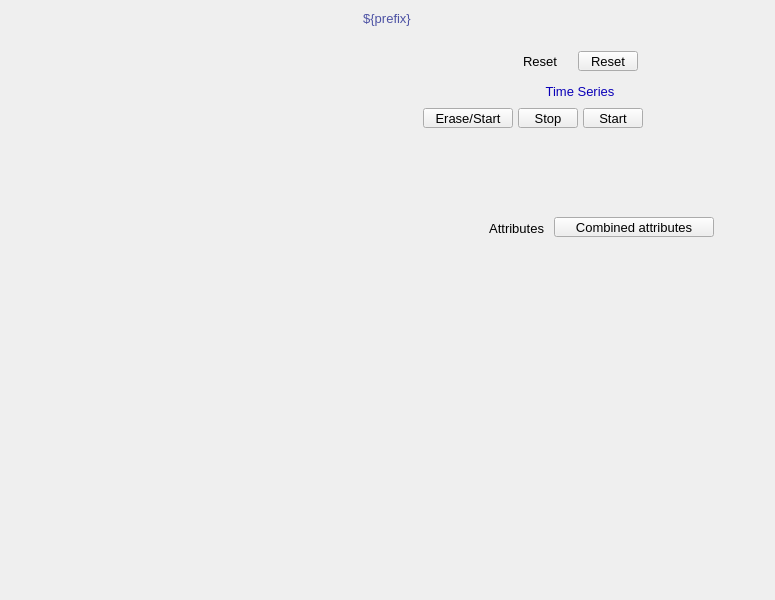
<?xml version="1.0" ?>
<ui version="4.0">
  <class>Dialog</class>
  <widget class="QWidget" name="screen">
    <property name="geometry">
      <rect>
        <x>208</x>
        <y>85</y>
        <width>775</width>
        <height>600</height>
      </rect>
    </property>
    <property name="styleSheet">
      <string notr="true">QWidget#screen {
  color: rgb(0, 0, 0);
  background-color: rgb(187, 187, 187);
  }</string>
    </property>
    <property name="windowTitle">
      <string>NDPluginAttribute</string>
    </property>
    <widget class="PyDMDrawingRectangle" name="rectangle">
      <property name="geometry">
        <rect>
          <x>0</x>
          <y>5</y>
          <width>775</width>
          <height>25</height>
        </rect>
      </property>
      <property name="brush" stdset="0">
        <brush brushstyle="SolidPattern">
          <color alpha="255">
            <red>218</red>
            <green>218</green>
            <blue>218</blue>
          </color>
        </brush>
      </property>
      <property name="penStyle" stdset="0">
        <enum>Qt::SolidLine</enum>
      </property>
      <property name="penColor" stdset="0">
        <color>
          <red>218</red>
          <green>218</green>
          <blue>218</blue>
        </color>
      </property>
      <property name="penWidth" stdset="0">
        <double>0</double>
      </property>
      <property name="penCapStyle" stdset="0">
        <enum>Qt::FlatCap</enum>
      </property>
      <property name="toolTip">
        <string>rectangle</string>
      </property>
    </widget>
    <widget class="PyDMEmbeddedDisplay" name="composite">
      <property name="geometry">
        <rect>
          <x>5</x>
          <y>40</y>
          <width>380</width>
          <height>555</height>
        </rect>
      </property>
      <property name="toolTip">
        <string>composite</string>
      </property>
      <property name="filename" stdset="0">
        <string>PluginBase_V30.ui</string>
      </property>
    </widget>
    <widget class="PyDMDrawingRectangle" name="rectangle_1">
      <property name="geometry">
        <rect>
          <x>390</x>
          <y>40</y>
          <width>380</width>
          <height>170</height>
        </rect>
      </property>
      <property name="brush" stdset="0">
        <brush brushstyle="NoBrush">
          <color alpha="255">
            <red>45</red>
            <green>45</green>
            <blue>45</blue>
          </color>
        </brush>
      </property>
      <property name="penStyle" stdset="0">
        <enum>Qt::SolidLine</enum>
      </property>
      <property name="penColor" stdset="0">
        <color>
          <red>45</red>
          <green>45</green>
          <blue>45</blue>
        </color>
      </property>
      <property name="penWidth" stdset="0">
        <double>1</double>
      </property>
      <property name="penCapStyle" stdset="0">
        <enum>Qt::FlatCap</enum>
      </property>
      <property name="toolTip">
        <string>rectangle_1</string>
      </property>
    </widget>
    <widget class="PyDMFrame" name="composite_1">
      <property name="geometry">
        <rect>
          <x>523</x>
          <y>51</y>
          <width>115</width>
          <height>20</height>
        </rect>
      </property>
      <widget class="PyDMPushButton" name="message_button">
        <property name="geometry">
          <rect>
            <x>55</x>
            <y>0</y>
            <width>60</width>
            <height>20</height>
          </rect>
        </property>
        <property name="text">
          <string>Reset</string>
        </property>
        <property name="font" stdset="0">
          <font>
            <pointsize>10</pointsize>
          </font>
        </property>
        <property name="toolTip">
          <string>${prefix}Reset</string>
        </property>
        <property name="channel" stdset="0">
          <string>ca://${prefix}Reset</string>
        </property>
        <property name="pressValue" stdset="0">
          <string>1</string>
        </property>
        <property name="styleSheet">
          <string notr="true">PyDMPushButton#message_button {
  color: rgb(0, 0, 0);
  background-color: rgb(115, 223, 255);
  }</string>
        </property>
      </widget>
      <widget class="QLabel" name="text">
        <property name="geometry">
          <rect>
            <x>0</x>
            <y>0</y>
            <width>50</width>
            <height>20</height>
          </rect>
        </property>
        <property name="text">
          <string>Reset</string>
        </property>
        <property name="font" stdset="0">
          <font>
            <pointsize>10</pointsize>
          </font>
        </property>
        <property name="brush" stdset="0">
          <brush brushstyle="SolidPattern">
            <color alpha="255">
              <red>0</red>
              <green>0</green>
              <blue>0</blue>
            </color>
          </brush>
        </property>
        <property name="toolTip">
          <string>text</string>
        </property>
        <property name="alignment">
          <set>Qt::AlignLeading|Qt::AlignLeft|Qt::AlignVCenter</set>
        </property>
        <property name="styleSheet">
          <string notr="true">QLabel#text {
  color: rgb(0, 0, 0);
  }</string>
        </property>
      </widget>
    </widget>
    <widget class="PyDMFrame" name="composite_2">
      <property name="geometry">
        <rect>
          <x>400</x>
          <y>76</y>
          <width>360</width>
          <height>130</height>
        </rect>
      </property>
      <widget class="PyDMDrawingRectangle" name="rectangle_2">
        <property name="geometry">
          <rect>
            <x>120</x>
            <y>5</y>
            <width>120</width>
            <height>21</height>
          </rect>
        </property>
        <property name="brush" stdset="0">
          <brush brushstyle="SolidPattern">
            <color alpha="255">
              <red>218</red>
              <green>218</green>
              <blue>218</blue>
            </color>
          </brush>
        </property>
        <property name="penStyle" stdset="0">
          <enum>Qt::SolidLine</enum>
        </property>
        <property name="penColor" stdset="0">
          <color>
            <red>218</red>
            <green>218</green>
            <blue>218</blue>
          </color>
        </property>
        <property name="penWidth" stdset="0">
          <double>0</double>
        </property>
        <property name="penCapStyle" stdset="0">
          <enum>Qt::FlatCap</enum>
        </property>
        <property name="toolTip">
          <string>rectangle_2</string>
        </property>
      </widget>
      <widget class="PyDMDrawingRectangle" name="rectangle_3">
        <property name="geometry">
          <rect>
            <x>0</x>
            <y>0</y>
            <width>360</width>
            <height>130</height>
          </rect>
        </property>
        <property name="brush" stdset="0">
          <brush brushstyle="NoBrush">
            <color alpha="255">
              <red>0</red>
              <green>0</green>
              <blue>0</blue>
            </color>
          </brush>
        </property>
        <property name="penStyle" stdset="0">
          <enum>Qt::SolidLine</enum>
        </property>
        <property name="penColor" stdset="0">
          <color>
            <red>0</red>
            <green>0</green>
            <blue>0</blue>
          </color>
        </property>
        <property name="penWidth" stdset="0">
          <double>1</double>
        </property>
        <property name="penCapStyle" stdset="0">
          <enum>Qt::FlatCap</enum>
        </property>
        <property name="toolTip">
          <string>rectangle_3</string>
        </property>
      </widget>
      <widget class="QLabel" name="text_1">
        <property name="geometry">
          <rect>
            <x>125</x>
            <y>5</y>
            <width>110</width>
            <height>20</height>
          </rect>
        </property>
        <property name="text">
          <string>Time Series</string>
        </property>
        <property name="font" stdset="0">
          <font>
            <pointsize>10</pointsize>
          </font>
        </property>
        <property name="brush" stdset="0">
          <brush brushstyle="SolidPattern">
            <color alpha="255">
              <red>10</red>
              <green>0</green>
              <blue>184</blue>
            </color>
          </brush>
        </property>
        <property name="toolTip">
          <string>text_1</string>
        </property>
        <property name="alignment">
          <set>Qt::AlignCenter</set>
        </property>
        <property name="styleSheet">
          <string notr="true">QLabel#text_1 {
  color: rgb(10, 0, 184);
  }</string>
        </property>
      </widget>
      <widget class="PyDMFrame" name="composite_3">
        <property name="geometry">
          <rect>
            <x>61</x>
            <y>82</y>
            <width>225</width>
            <height>20</height>
          </rect>
        </property>
        <widget class="QLabel" name="text_2">
          <property name="geometry">
            <rect>
              <x>400</x>
              <y>76</y>
              <width>130</width>
              <height>20</height>
            </rect>
          </property>
          <property name="text">
            <string>Current point</string>
          </property>
          <property name="font" stdset="0">
            <font>
              <pointsize>10</pointsize>
            </font>
          </property>
          <property name="brush" stdset="0">
            <brush brushstyle="SolidPattern">
              <color alpha="255">
                <red>0</red>
                <green>0</green>
                <blue>0</blue>
              </color>
            </brush>
          </property>
          <property name="toolTip">
            <string>text_2</string>
          </property>
          <property name="alignment">
            <set>Qt::AlignRight|Qt::AlignTrailing|Qt::AlignVCenter</set>
          </property>
          <property name="styleSheet">
            <string notr="true">QLabel#text_2 {
  color: rgb(0, 0, 0);
  }</string>
          </property>
        </widget>
        <widget class="PyDMLabel" name="text_update">
          <property name="geometry">
            <rect>
              <x>535</x>
              <y>77</y>
              <width>90</width>
              <height>18</height>
            </rect>
          </property>
          <property name="toolTip">
            <string>PV: ${prefix}TSCurrentPoint</string>
          </property>
          <property name="channel" stdset="0">
            <string>ca://${prefix}TSCurrentPoint</string>
          </property>
          <property name="font" stdset="0">
            <font>
              <pointsize>10</pointsize>
            </font>
          </property>
          <property name="alignment">
            <set>Qt::AlignLeading|Qt::AlignLeft|Qt::AlignVCenter</set>
          </property>
          <property name="textInteractionFlags">
            <set>Qt::TextSelectableByKeyboard|Qt::TextSelectableByMouse</set>
          </property>
          <property name="styleSheet">
            <string notr="true">PyDMLabel#text_update {
  color: rgb(10, 0, 184);
  background-color: rgb(187, 187, 187);
  }</string>
          </property>
        </widget>
      </widget>
      <widget class="PyDMFrame" name="composite_4">
        <property name="geometry">
          <rect>
            <x>101</x>
            <y>107</y>
            <width>240</width>
            <height>20</height>
          </rect>
        </property>
        <widget class="PyDMEnumComboBox" name="menu">
          <property name="geometry">
            <rect>
              <x>495</x>
              <y>77</y>
              <width>80</width>
              <height>18</height>
            </rect>
          </property>
          <property name="toolTip">
            <string>${prefix}TSRead.SCAN</string>
          </property>
          <property name="channel" stdset="0">
            <string>ca://${prefix}TSRead.SCAN</string>
          </property>
          <property name="font" stdset="0">
            <font>
              <pointsize>10</pointsize>
            </font>
          </property>
          <property name="styleSheet">
            <string notr="true">PyDMEnumComboBox#menu {
  color: rgb(0, 0, 0);
  background-color: rgb(115, 223, 255);
  }</string>
          </property>
        </widget>
        <widget class="PyDMPushButton" name="message_button_1">
          <property name="geometry">
            <rect>
              <x>580</x>
              <y>76</y>
              <width>60</width>
              <height>20</height>
            </rect>
          </property>
          <property name="text">
            <string>Read</string>
          </property>
          <property name="font" stdset="0">
            <font>
              <pointsize>10</pointsize>
            </font>
          </property>
          <property name="toolTip">
            <string>${prefix}TSControl</string>
          </property>
          <property name="channel" stdset="0">
            <string>ca://${prefix}TSControl</string>
          </property>
          <property name="pressValue" stdset="0">
            <string>3</string>
          </property>
          <property name="styleSheet">
            <string notr="true">PyDMPushButton#message_button_1 {
  color: rgb(0, 0, 0);
  background-color: rgb(115, 223, 255);
  }</string>
          </property>
        </widget>
        <widget class="QLabel" name="text_3">
          <property name="geometry">
            <rect>
              <x>400</x>
              <y>76</y>
              <width>90</width>
              <height>20</height>
            </rect>
          </property>
          <property name="text">
            <string>Read rate</string>
          </property>
          <property name="font" stdset="0">
            <font>
              <pointsize>10</pointsize>
            </font>
          </property>
          <property name="brush" stdset="0">
            <brush brushstyle="SolidPattern">
              <color alpha="255">
                <red>0</red>
                <green>0</green>
                <blue>0</blue>
              </color>
            </brush>
          </property>
          <property name="toolTip">
            <string>text_3</string>
          </property>
          <property name="alignment">
            <set>Qt::AlignLeading|Qt::AlignLeft|Qt::AlignVCenter</set>
          </property>
          <property name="styleSheet">
            <string notr="true">QLabel#text_3 {
  color: rgb(0, 0, 0);
  }</string>
          </property>
        </widget>
      </widget>
      <widget class="PyDMPushButton" name="message_button_2">
        <property name="geometry">
          <rect>
            <x>23</x>
            <y>32</y>
            <width>90</width>
            <height>20</height>
          </rect>
        </property>
        <property name="text">
          <string>Erase/Start</string>
        </property>
        <property name="font" stdset="0">
          <font>
            <pointsize>10</pointsize>
          </font>
        </property>
        <property name="toolTip">
          <string>${prefix}TSControl</string>
        </property>
        <property name="channel" stdset="0">
          <string>ca://${prefix}TSControl</string>
        </property>
        <property name="pressValue" stdset="0">
          <string>0</string>
        </property>
        <property name="styleSheet">
          <string notr="true">PyDMPushButton#message_button_2 {
  color: rgb(0, 0, 0);
  background-color: rgb(115, 223, 255);
  }</string>
        </property>
      </widget>
      <widget class="PyDMPushButton" name="message_button_3">
        <property name="geometry">
          <rect>
            <x>118</x>
            <y>32</y>
            <width>60</width>
            <height>20</height>
          </rect>
        </property>
        <property name="text">
          <string>Stop</string>
        </property>
        <property name="font" stdset="0">
          <font>
            <pointsize>10</pointsize>
          </font>
        </property>
        <property name="toolTip">
          <string>${prefix}TSControl</string>
        </property>
        <property name="channel" stdset="0">
          <string>ca://${prefix}TSControl</string>
        </property>
        <property name="pressValue" stdset="0">
          <string>2</string>
        </property>
        <property name="styleSheet">
          <string notr="true">PyDMPushButton#message_button_3 {
  color: rgb(0, 0, 0);
  background-color: rgb(115, 223, 255);
  }</string>
        </property>
      </widget>
      <widget class="PyDMPushButton" name="message_button_4">
        <property name="geometry">
          <rect>
            <x>183</x>
            <y>32</y>
            <width>60</width>
            <height>20</height>
          </rect>
        </property>
        <property name="text">
          <string>Start</string>
        </property>
        <property name="font" stdset="0">
          <font>
            <pointsize>10</pointsize>
          </font>
        </property>
        <property name="toolTip">
          <string>${prefix}TSControl</string>
        </property>
        <property name="channel" stdset="0">
          <string>ca://${prefix}TSControl</string>
        </property>
        <property name="pressValue" stdset="0">
          <string>1</string>
        </property>
        <property name="styleSheet">
          <string notr="true">PyDMPushButton#message_button_4 {
  color: rgb(0, 0, 0);
  background-color: rgb(115, 223, 255);
  }</string>
        </property>
      </widget>
      <widget class="PyDMLabel" name="text_update_1">
        <property name="geometry">
          <rect>
            <x>248</x>
            <y>33</y>
            <width>90</width>
            <height>18</height>
          </rect>
        </property>
        <property name="toolTip">
          <string>PV: ${prefix}TSAcquiring</string>
        </property>
        <property name="channel" stdset="0">
          <string>ca://${prefix}TSAcquiring</string>
        </property>
        <property name="font" stdset="0">
          <font>
            <pointsize>10</pointsize>
          </font>
        </property>
        <property name="alignment">
          <set>Qt::AlignLeading|Qt::AlignLeft|Qt::AlignVCenter</set>
        </property>
        <property name="textInteractionFlags">
          <set>Qt::TextSelectableByKeyboard|Qt::TextSelectableByMouse</set>
        </property>
        <property name="styleSheet">
          <string notr="true">PyDMLabel#text_update_1 {
  color: rgb(10, 0, 184);
  background-color: rgb(70, 70, 70);
  }</string>
        </property>
      </widget>
      <widget class="PyDMFrame" name="composite_5">
        <property name="geometry">
          <rect>
            <x>31</x>
            <y>57</y>
            <width>225</width>
            <height>20</height>
          </rect>
        </property>
        <widget class="PyDMLineEdit" name="text_entry">
          <property name="geometry">
            <rect>
              <x>565</x>
              <y>77</y>
              <width>60</width>
              <height>19</height>
            </rect>
          </property>
          <property name="channel" stdset="0">
            <string>ca://${prefix}TSNumPoints</string>
          </property>
          <property name="toolTip">
            <string>${prefix}TSNumPoints</string>
          </property>
          <property name="font" stdset="0">
            <font>
              <pointsize>10</pointsize>
            </font>
          </property>
          <property name="styleSheet">
            <string notr="true">PyDMLineEdit#text_entry {
  color: rgb(0, 0, 0);
  background-color: rgb(115, 223, 255);
  border: 1px solid black;
  margin: 0px;
  padding: 0px;
  spacing: 0px;
  }</string>
          </property>
        </widget>
        <widget class="QLabel" name="text_4">
          <property name="geometry">
            <rect>
              <x>400</x>
              <y>76</y>
              <width>160</width>
              <height>20</height>
            </rect>
          </property>
          <property name="text">
            <string>Number of points</string>
          </property>
          <property name="font" stdset="0">
            <font>
              <pointsize>10</pointsize>
            </font>
          </property>
          <property name="brush" stdset="0">
            <brush brushstyle="SolidPattern">
              <color alpha="255">
                <red>0</red>
                <green>0</green>
                <blue>0</blue>
              </color>
            </brush>
          </property>
          <property name="toolTip">
            <string>text_4</string>
          </property>
          <property name="alignment">
            <set>Qt::AlignRight|Qt::AlignTrailing|Qt::AlignVCenter</set>
          </property>
          <property name="styleSheet">
            <string notr="true">QLabel#text_4 {
  color: rgb(0, 0, 0);
  }</string>
          </property>
        </widget>
      </widget>
    </widget>
    <widget class="PyDMRelatedDisplayButton" name="related_display">
      <property name="geometry">
        <rect>
          <x>554</x>
          <y>217</y>
          <width>160</width>
          <height>20</height>
        </rect>
      </property>
      <property name="toolTip">
        <string>Combined attributes</string>
      </property>
      <property name="text">
        <string>Combined attributes</string>
      </property>
      <property name="showIcon" stdset="0">
        <bool>true</bool>
      </property>
      <property name="font" stdset="0">
        <font>
          <pointsize>10</pointsize>
        </font>
      </property>
      <property name="styleSheet">
        <string notr="true">PyDMRelatedDisplayButton#related_display {
  color: rgb(0, 0, 0);
  background-color: rgb(115, 223, 255);
  }</string>
      </property>
      <property name="titles" stdset="0">
        <stringlist>
          <string>Attributes 1-8</string>
          <string>Attributes 9-16</string>
        </stringlist>
      </property>
      <property name="filenames" stdset="0">
        <stringlist>
          <string>AttributePlugin8_V30.ui</string>
          <string>AttributePlugin8_V30.ui</string>
        </stringlist>
      </property>
      <property name="macros" stdset="0">
        <stringlist>
          <string>P=${P},R=${R},A1=1:,A2=2:,A3=3:,A4=4:,A5=5:,A6=6:,A7=7:,A8=8:</string>
          <string>P=${P},R=${R},A1=9:,A2=10:,A3=11:,A4=12:,A5=13:,A6=14:,A7=15:,A8=16:</string>
        </stringlist>
      </property>
      <property name="openInNewWindow" stdset="0">
        <bool>true</bool>
      </property>
    </widget>
    <widget class="QLabel" name="text_5">
      <property name="geometry">
        <rect>
          <x>464</x>
          <y>218</y>
          <width>80</width>
          <height>20</height>
        </rect>
      </property>
      <property name="text">
        <string>Attributes</string>
      </property>
      <property name="font" stdset="0">
        <font>
          <pointsize>10</pointsize>
        </font>
      </property>
      <property name="brush" stdset="0">
        <brush brushstyle="SolidPattern">
          <color alpha="255">
            <red>0</red>
            <green>0</green>
            <blue>0</blue>
          </color>
        </brush>
      </property>
      <property name="toolTip">
        <string>text_5</string>
      </property>
      <property name="alignment">
        <set>Qt::AlignRight|Qt::AlignTrailing|Qt::AlignVCenter</set>
      </property>
      <property name="styleSheet">
        <string notr="true">QLabel#text_5 {
  color: rgb(0, 0, 0);
  }</string>
      </property>
    </widget>
    <widget class="PyDMFrame" name="composite_6">
      <property name="geometry">
        <rect>
          <x>12</x>
          <y>6</y>
          <width>750</width>
          <height>25</height>
        </rect>
      </property>
      <widget class="QLabel" name="text_6">
        <property name="geometry">
          <rect>
            <x>0</x>
            <y>0</y>
            <width>750</width>
            <height>25</height>
          </rect>
        </property>
        <property name="text">
          <string>${prefix}</string>
        </property>
        <property name="font" stdset="0">
          <font>
            <pointsize>10</pointsize>
          </font>
        </property>
        <property name="brush" stdset="0">
          <brush brushstyle="SolidPattern">
            <color alpha="255">
              <red>77</red>
              <green>82</green>
              <blue>164</blue>
            </color>
          </brush>
        </property>
        <property name="toolTip">
          <string>text_6</string>
        </property>
        <property name="alignment">
          <set>Qt::AlignCenter</set>
        </property>
        <property name="styleSheet">
          <string notr="true">QLabel#text_6 {
  color: rgb(77, 82, 164);
  }</string>
        </property>
      </widget>
    </widget>
  </widget>
  <customwidgets>
    <customwidget>
      <class>PyDMDrawingRectangle</class>
      <extends>QWidget</extends>
      <header>pydm.widgets.drawing</header>
    </customwidget>
    <customwidget>
      <class>PyDMEmbeddedDisplay</class>
      <extends>QFrame</extends>
      <header>pydm.widgets.embedded_display</header>
    </customwidget>
    <customwidget>
      <class>PyDMFrame</class>
      <extends>QFrame</extends>
      <header>pydm.widgets.frame</header>
    </customwidget>
    <customwidget>
      <class>PyDMPushButton</class>
      <extends>QPushButton</extends>
      <header>pydm.widgets.pushbutton</header>
    </customwidget>
    <customwidget>
      <class>PyDMLabel</class>
      <extends>QLabel</extends>
      <header>pydm.widgets.label</header>
    </customwidget>
    <customwidget>
      <class>PyDMEnumComboBox</class>
      <extends>QComboBox</extends>
      <header>pydm.widgets.enum_combo_box</header>
    </customwidget>
    <customwidget>
      <class>PyDMLineEdit</class>
      <extends>QLineEdit</extends>
      <header>pydm.widgets.line_edit</header>
    </customwidget>
    <customwidget>
      <class>PyDMRelatedDisplayButton</class>
      <extends>QPushButton</extends>
      <header>pydm.widgets.related_display_button</header>
    </customwidget>
  </customwidgets>
</ui>
